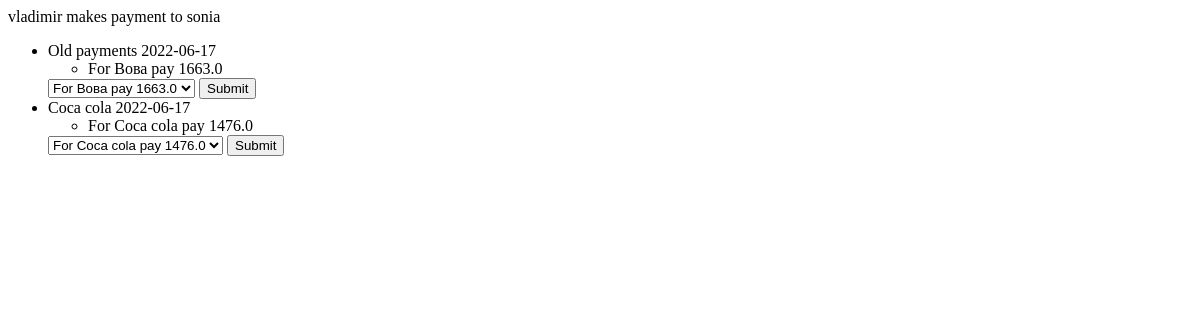
The app's page /users/receive/vladimir (signed in), older data.
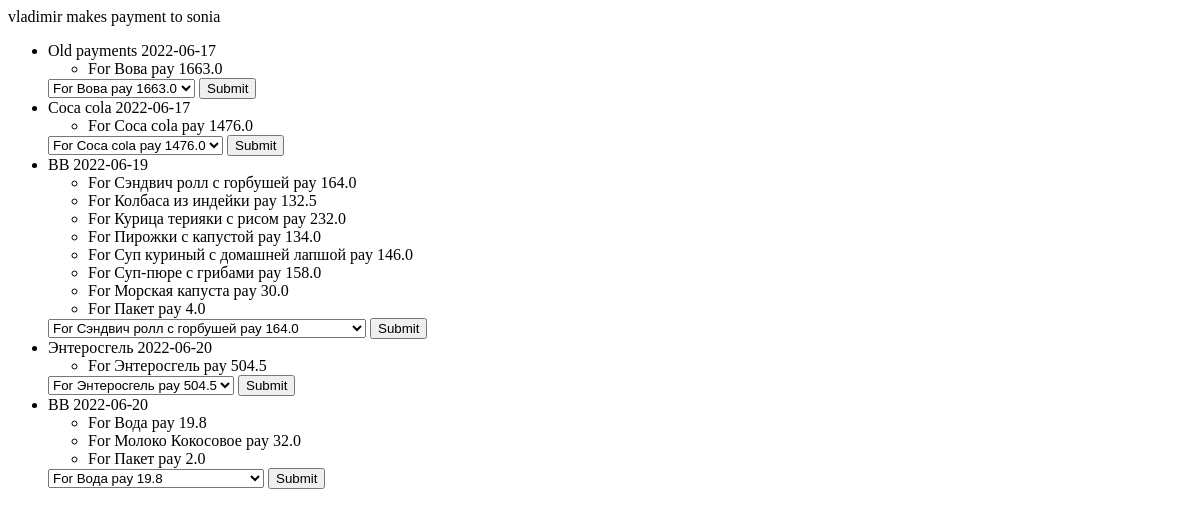
The same page, newer data.
### bills/models.py (models this page shows, shortened)
class Item(models.Model):
    name = models.CharField(max_length=500)
    amount = models.PositiveIntegerField()
    cost_per_exemplar = models.PositiveIntegerField()
    bill = models.ForeignKey(Bill, on_delete=models.CASCADE, related_name='items')
    def _get_cost_total(self):
        return self.amount*self.cost_per_exemplar
    cost_total = property(_get_cost_total)

### users/views.py (the view)
# urls.py: path('receive/<str:borrower_username>', views.receive, name='receive'),
def receive(request, borrower_username):
    user = request.user
    borrower = get_user_model().objects.get(username = borrower_username)
    bill_payment = []
    for bill in Bill.objects.filter(lender = user).all():
        payments_lst = []
        for item in Item.objects.filter(bill = bill).all():
            for payment in Item_Payment.objects.filter(item = item).filter(payer = borrower).filter(is_payed = False).all():
                payments_lst.append([payment.id, payment.item.name, payment.paying_amount])
        bill_payment.append([str(bill), payments_lst])
    return render(request, 'users/receive.html', {
        'user': user,
        'borrower': borrower,
        'bill_payment': bill_payment
    })

### bills/models.py (called while the page is built)
    def __str__(self):
        return f'{self.name} {self.date}' #: {self.cost_total}rub'

    def _get_paying_amount(self):
        return self.paying_part*self.item.cost_per_exemplar*self.item.amount

### users/templates/users/receive.html (shortened to what this page needs)
{% extends 'users/layout.html' %}
{% block body %}
    <l1>{{ borrower }} makes payment to {{ user }}</l1>
    {% if bill_payment %}
    <ul>
    {% for bill, payment in bill_payment %}
        <li>{{bill}}
            <ul>
                {% for payment_id, item_name, paying_amount in payment %}
                    <li>For {{item_name}} pay {{paying_amount}}</li>
                {% endfor %}
            </ul>
            <form action="{% url 'receive_payment' borrower.username %}" method="post">
                <select name="payment_id">
                    {% for payment_id, item_name, paying_amount in payment %}
                        <option value="{{ payment_id }}">For {{item_name}} pay {{paying_amount}}</option>
                    {% endfor %}
                </select>
                <input type="submit">
            </form>
        </li>
    {% endfor %}
    </ul>
{% endif %}
{% endblock %}

Row changes from the older to the newer data that the page shows:
added Item: payment "Сэндвич ролл с горбушей"
added Item: payment "Колбаса из индейки"
added Item: payment "Курица терияки с рисом"
added Item: payment "Пирожки с капустой"
added Item: payment "Суп куриный с домашней лапшой"
added Item: payment "Суп-пюре с грибами"
added Item: payment "Морская капуста"
added Item: payment "Пакет"
added Item: payment "Энтеросгель"
added Item: payment "Вода"
added Item: payment "Молоко Кокосовое"
added Item: payment "Пакет"
Text that changed along with them:
new list line: "ВВ 2022-06-19 For pay 164.0 For pay 132.5 For pay 232.0 For pay 134.0 For pay 146.0 For pay 158.0 For pay 30.0 For pay 4.0 For Сэндвич ролл с горбушей pay 164.0 "
new list line: "Энтеросгель 2022-06-20 For pay 504.5 For Энтеросгель pay 504.5 "
new list line: "ВВ 2022-06-20 For pay 19.8 For pay 32.0 For pay 2.0 For Вода pay 19.8 "
